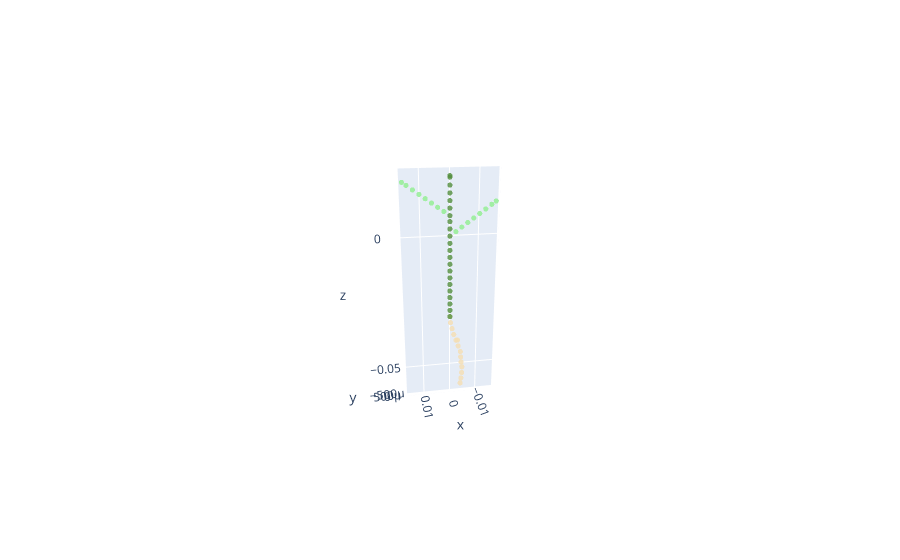

The notebook cell this image was saved under:
### Code cell
# in addition, the functiontype decides what branching internode distance will be
name = 'testXML'
change_parameter('testXML', 'testXML', 'stem', '1', 'ln', 'functiontype','1')
smallplant = CPlantBox(name, time, name) # make a plant object in python
fig = visual_plant(smallplant)    
fig.show()

### Figure 1 — Plotly figure (JSON) as saved in the notebook; plotly's stock layout.template omitted (floating-point values rounded to 4 significant figures)
{"data": [{"marker": {"color": [2, 4, 2, 2, 2, 2, 2, 2, 2, 2, 2, 2, 2, 2, 2, 4, 4, 4, 4, 4, 4, 4, 4, 4, 4, 4, 4, 8, 8, 8, 8, 8, 8, 8, 8, 4, 4, 4, 8, 8, 8, 8, 8, 8, 8, 8, 4, 4, 4, 4, 4, 4], "colorscale": [[0, "wheat"], [0.5, "darkgreen"], [1, "lightgreen"]], "opacity": 0.8, "size": 3}, "mode": "markers", "type": "scatter3d", "x": [0, 0, -0.0002331, -0.0008046, -0.001401, -0.002238, -0.002799, -0.003026, -0.003808, -0.004035, -0.004304, -0.004646, -0.004633, -0.004336, -0.004122, 0, 0, 0, 0, 0, 0, 0, 0, 0, 0, 0, 0, -0.002023, -0.004045, -0.006068, -0.00809, -0.01011, -0.01214, -0.01416, -0.01564, 0, 0, 0, 0.002023, 0.004045, 0.006068, 0.00809, 0.01011, 0.01214, 0.01416, 0.01555, 0, 0, 0, 0, 0, 0], "y": [0, 0, -3.392e-05, 4.733e-05, 0.000189, 0.0003699, 0.0002077, 0.0005767, 0.0007799, 0.0004627, 0.0001312, -0.0003258, -0.0003211, -0.0003739, -0.0006868, 0, 0, 0, 0, 0, 0, 0, 0, 0, 0, 0, 0, 5.944e-17, 1.189e-16, 1.783e-16, 2.378e-16, 2.972e-16, 3.566e-16, 4.161e-16, 4.598e-16, 0, 0, 0, -8.124e-17, -1.625e-16, -2.437e-16, -3.25e-16, -4.062e-16, -4.875e-16, -5.687e-16, -6.246e-16, 0, 0, 0, 0, 0, 0], "z": [-0.03, -0.03, -0.03249, -0.03492, -0.03735, -0.03969, -0.03974, -0.04206, -0.04442, -0.04689, -0.04936, -0.05179, -0.05429, -0.05677, -0.05922, -0.0275, -0.025, -0.0225, -0.02, -0.0175, -0.015, -0.0125, -0.01, -0.0075, -0.005, -0.0025, 0, 0.001469, 0.002939, 0.004408, 0.005878, 0.007347, 0.008817, 0.01029, 0.01137, 0.0025, 0.005, 0.007, 0.008469, 0.009939, 0.01141, 0.01288, 0.01435, 0.01582, 0.01729, 0.0183, 0.0095, 0.012, 0.0145, 0.017, 0.0195, 0.02]}], "layout": {"autosize": true, "scene": {"aspectmode": "data", "aspectratio": {"x": 2.031, "y": 0.09549, "z": 5.157}, "camera": {"center": {"x": 0, "y": 0, "z": 0}, "eye": {"x": 1.547, "y": 9.036, "z": 3.783}, "projection": {"type": "perspective"}, "up": {"x": 0, "y": 0, "z": 1}}}}}
